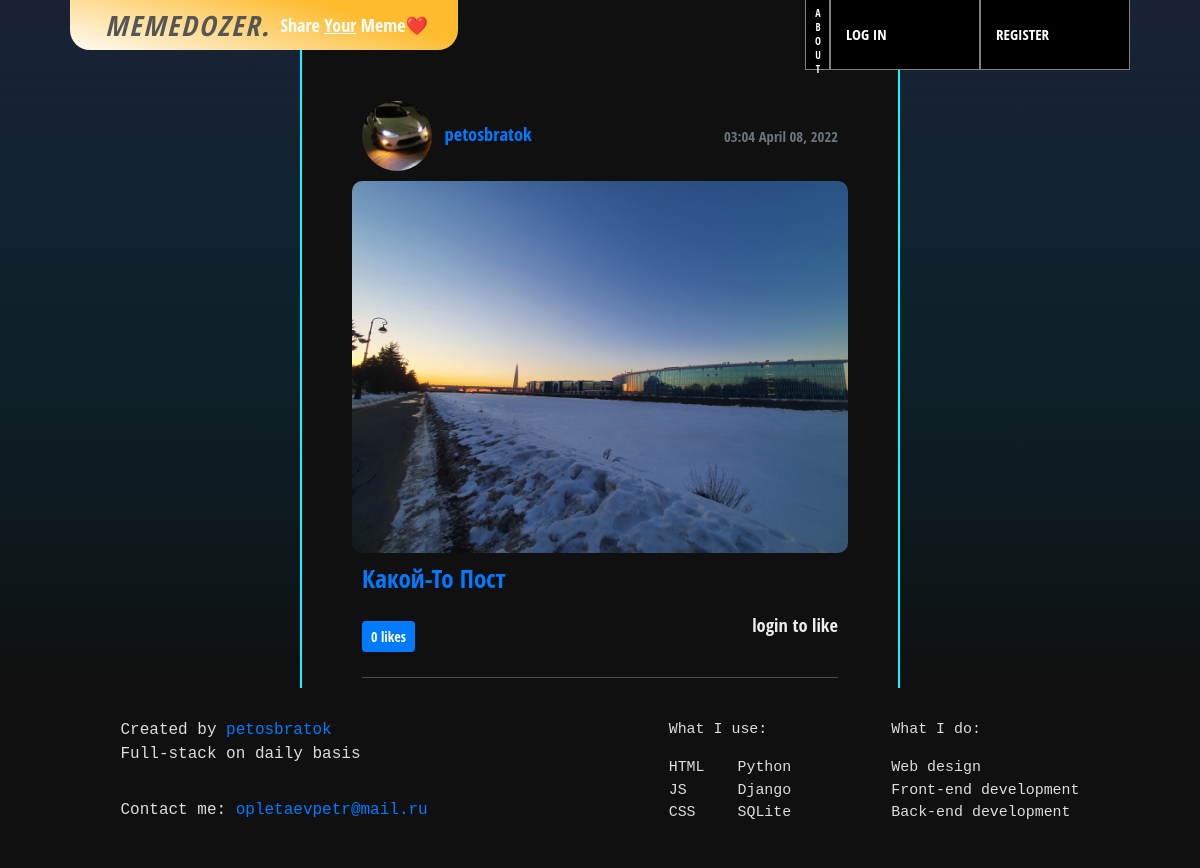
Page /post/102/ on the committed database.
### blog/models.py (models this page shows, shortened)
class Post(models.Model):
    title = models.CharField(max_length=100)
    content = models.TextField(blank=True)
    date_posted = models.DateTimeField(default=timezone.now)
    author = models.ForeignKey(User, on_delete=models.CASCADE)
    post_pic = models.ImageField(null=True, blank=True,upload_to='post_pics')
    likes = models.ManyToManyField(User, related_name="blog_posts")
    def total_likes(self):
        return self.likes.count();

### users/models.py (models this page shows, shortened)
class Profile(models.Model):
    user = models.OneToOneField(User, on_delete=models.CASCADE)
    image = models.ImageField(default='default.jpg', upload_to='profile_pics')

### blog/views.py (the view)
# urls.py: path('post/<int:pk>/', PostDetailView.as_view(), name='post-detail'),
class PostDetailView(DetailView):
    model = Post
    def get_context_data(self, **kwargs):
        context = super(PostDetailView, self).get_context_data(**kwargs)
        posts = Post.objects.all()
        liked_ids = []
        for post in posts:
            if post.likes.filter(id=self.request.user.id).exists():
                liked_ids.append(post.id)
        context['liked_ids'] = liked_ids
        return context

### blog/templates/blog/post_detail.html (shortened to what this page needs)
{% extends "blog/base.html" %}
{% load static %}
{% block links %}
  <link rel="stylesheet" type="text/css" href="{% static 'blog/single-form-page.css' %}">
  <link rel="stylesheet" href="{% static 'blog/post-detail.css' %}">
  <link rel="stylesheet" href="{% static 'blog/post-detail-media.css' %}">
{% endblock links %}
{% block content %}
  <div class="content-wrapper">
    <article class="content-section">
      <div class="metadata">
        <div class="user-info">
          <a class="mr-2" href="{% url 'user-posts' post.author.username %}">    <img class="rounded-circle article-img" src="{{ post.author.profile.image.url }}" alt=""></a>
          <a class="mr-2" href="{% url 'user-posts' object.author.username %}">{{ object.author }}</a>
        </div>
        <small class="text-muted">{{ object.date_posted|date:"h:m F d, Y" }}</small>
      </div>
      {% if object.post_pic %}
        <a class="img-container" href="{% url 'post-detail' post.id %}"><img style="background-color: black;" class="photothumb" src="{{ post.post_pic.url }}"></a>
      {% endif %}
      <div class="text-block">
        <a href="{% url 'post-detail' post.id %}"><h2 class="article-title">{{ post.title }}</h2></a>
      </div>
        <div class="media-body">
          <div class="button-container">
              {% if user.is_authenticated %}
                {% if object.id in liked_ids %}
                  <button class="btn btn-success btn-sm mt-1 mb-1 like-btn" data-href="{{ object.get_api_like_url }}?post_id={{ object.id }}" data-likes="{{ object.total_likes }}">{{ object.total_likes }} likes</button>
                {% else %}
                  <button class="btn btn-primary btn-sm mt-1 mb-1 like-btn" data-href="{{ object.get_api_like_url }}?post_id={{ object.id }}" data-likes="{{ object.total_likes }}">{{ object.total_likes }} likes</button>
                {% endif %}
              {% else %}
                <span class="btn btn-primary btn-sm mt-1 mb-1">{{ object.total_likes }} likes</span>
                <p>login to like</p>
              {% endif %}
          </div>
          <hr style="margin: 10px">
      </div>
    </article>
  </div>
{% endblock content %}

### blog/static/blog/style.css (style rules this page uses)
html { background: rgb(0,64,80); background-image: linear-gradient(0deg, rgba(0,64,80,1) 20%, rgba(26,34,53,1) 100%); background-attachment: fixed; }
body { display: flex; flex-direction: column; justify-content: space-between; min-height: 100vh; opacity: 1; color: #374046; color: #ddd; background-color: rgba(0,0,0,0); font-family: 'Open Sans Condensed', sans-serif; font-size: 1.15em; text-rendering: optimizeLegibility; -webkit-font-smoothing: antialiased; }
.photothumb { width: 100%; }
hr { height: 1px; background-color: #555; }
.article-title { font-size: 25px; text-transform: capitalize; }
.button-container { display: flex; flex-direction: row; justify-content: space-between; }
.btn { margin: 10px 0 !important; margin-bottom: 15px !important; }

### blog/static/blog/single-form-page.css (style rules this page uses)
.content-section { width: 60%; max-width: 500px; margin: 50px auto; }

### blog/static/blog/post-detail.css (style rules this page uses)
.content-wrapper { background: linear-gradient(180deg, rgba(255,255,255,0) 0%, rgba(16,16,16,1) 100%); height: 100%; margin: 50px 0; margin-bottom: 0px; display: flex; justify-content: center; align-items: flex-end; margin-top: -71px; }
.content-section { min-height: calc(100vh - 180px); background-color: #101010; margin: 0; width: 50%; max-width: none; height: 100%; border: 2px solid cyan; border-top: none; border-bottom: none; padding: 0 50px; }
.article-img { height: 70px; width: 70px; object-fit: cover !important; }
.photothumb { object-fit: cover; border-radius: 10px; max-height: 350px !important; }
.metadata { margin-top: 91px; padding: 10px; width: 100%; display: flex; justify-content: space-between; align-items: center; }
.text-block { padding: 10px; }
.button-container { padding: 0 10px; }
.img-container { display: flex; justify-content: center; }
.photothumb { border-radius: 10px; object-fit: contain; width: auto; max-width: 100%; background-color: rgba(255, 0, 0, 0) !important; max-height: 400px !important; }

### rows in the picture
Post: author.profile.image (picture), author "petosbratok", date_posted "03:04 April 08, 2022", post_pic (picture), title "Какой-То Пост", total_likes "0"
